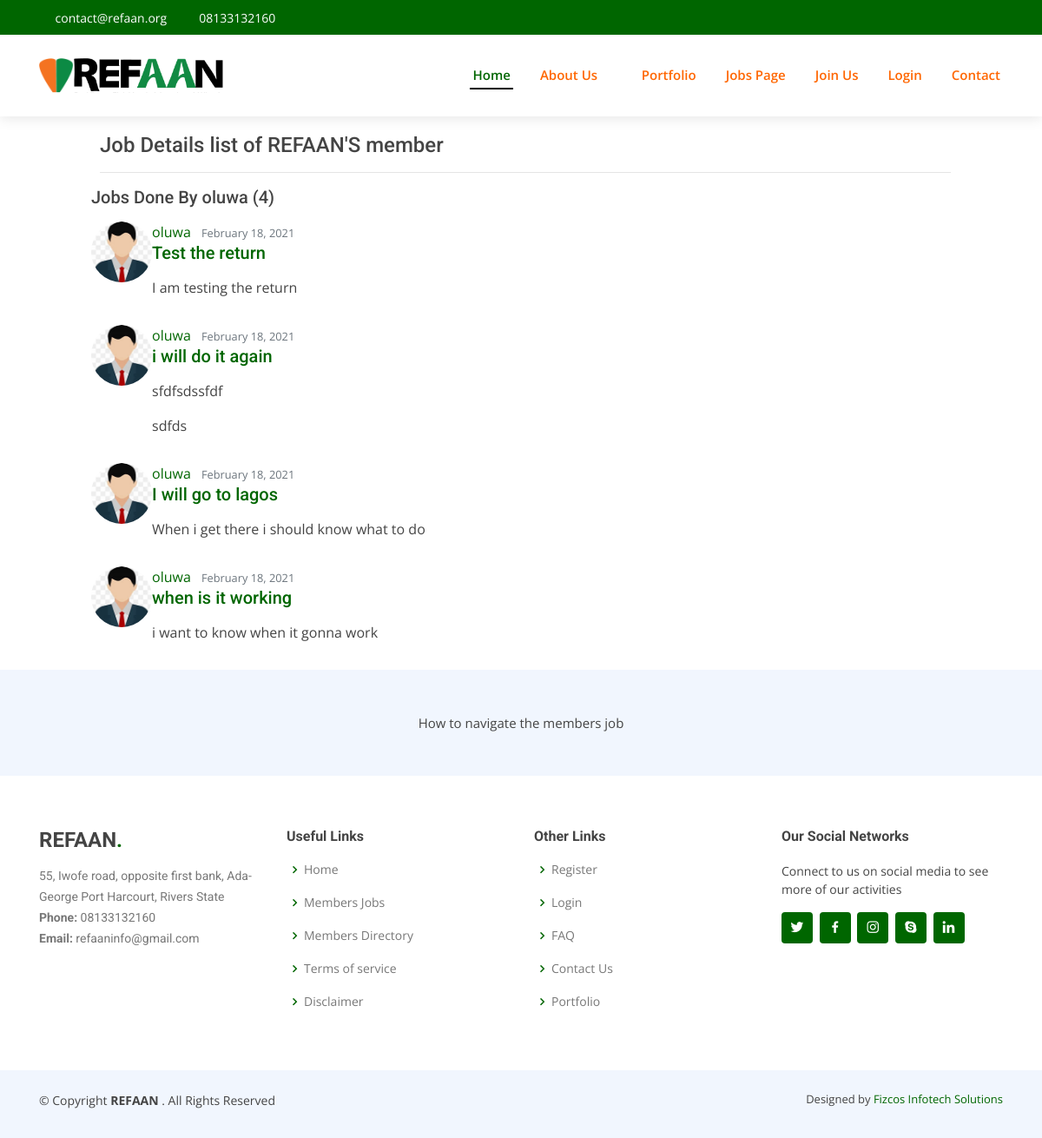
The app's page /jobs/user/oluwa with its own data.
### jobs/models.py (models this page shows, shortened)
class Post(models.Model):
    title = models.CharField(max_length=100)
    content = RichTextUploadingField()
    date_posted = models.DateTimeField(default=timezone.now)
    author = models.ForeignKey(User, on_delete=models.CASCADE) #One to many relationship
    slug = models.SlugField(null=True, unique=True)

### users/models.py (models this page shows, shortened)
class Profile(models.Model):
    user = models.OneToOneField(User, on_delete=models.CASCADE)
    image = models.ImageField(default='default.jpg', upload_to='profile_pics')
    phone = models.IntegerField(null=False, blank=False, default=00000000000)
    bio = models.TextField(max_length=5000, blank=True)
    country = models.CharField(max_length=40, choices=COUNTRY_CHOICES, default='select')
    TYPE_SELECT = (('female', 'Female'), ('male', 'Male'),)
    gender = models.CharField(max_length=11, choices=TYPE_SELECT, default='0')
    trade = MultiSelectField(choices=trade_list, default='mansory')

### jobs/views.py (the view)
# urls.py: path('user/<str:username>', UserPostListView.as_view(), name='user-posts'),
class UserPostListView(ListView):
    model = Post
    template_name = 'jobs/user_posts.html'
    context_object_name = 'posts'
    paginate_by = 5
    def get_queryset(self):
        user = get_object_or_404(User, username=self.kwargs.get('username'))
        return Post.objects.filter(author=user).order_by('-date_posted')

### jobs/templates/jobs/user_posts.html (shortened to what this page needs)
{% extends 'base.html' %}
{% load static %}
{% load crispy_forms_tags %}
{% block navbar %}
<nav class="nav-menu d-none d-lg-block">
      <ul>
          {% if user.is_authenticated %}
          <li><i class="fa fa-fw fa-user"></i> Hello! {{ user.username}}</li>
          <li><a href="{% url 'profile' %}">Dashboard</a></li>
          <li><a href="{% url 'post-create' %}">Create Job Post</a></li>
          <li><a href="{% url 'jobs-home' %}">Members Job</a></li>
           <li><a href="{% url 'member-list' %}">Members Directory</a></li>
          <li><a href="{% url 'logout' %}">Logout</a></li>
            </ul>
          {% else %}
          <li class="active"><a href="{% url 'home' %}">Home</a></li>
        <li class="drop-down"><a href="">About Us</a>
              </li>
          </ul>
          <li><a href="#portfolio">Portfolio</a></li>
          <li><a href="{% url 'jobs-home' %}">Jobs Page</a></li>
          <li><a href="{% url 'register' %}">Join Us</a></li>
         <li><a href="{% url 'login' %}">Login</a></li>
          <li><a href="#contact">Contact</a></li>
          {% endif %}
      </nav>
{% endblock navbar%}
{% block services %}
    <div class="container d-flex pt-4  bd-highlight ">
    <div class="container d-flex pt-4 bd-highlight ">
    <div class="container d-flex pt-4 bd-highlight ">
    <div class="container d-flex pt-4 bd-highlight  ">
      <div class="container">
          <div style="padding:auto; padding:auto;">
           <div style="padding-left:10px;"> <h4>Job Details list  of REFAAN'S member </h4>
           <hr>
           </div>
          <h5 class="mb-3">Jobs Done By {{ view.kwargs.username }} ({{ page_obj.paginator.count }})</h5>
        {% for post in posts %}
          <article class="media content-section" style="padding-bottom:15px;">
            <img class="rounded-circle article-img"  href="#" src="{{ post.author.profile.image.url }}" style="width:70px; height:auto;">
            <div class="media-body">
              <div class="article metadata">
                <a class="mr-2" href="{% url 'user-posts' post.author.username %}">{{ post.author }}</a>
                <small class="text-muted">{{ post.date_posted|date:"F d, Y" }}</small>
              </div>
              <div>
                 <h5><a class="article-title" href="{% url 'post-detail' post.slug %}" >{{ post.title }}{{post.category}}</a></h5>
              <p class="article-content">{{ post.content|safe }}</p>
            </div>
            </div>
          </article>
           {% endfor %}
          </div>
    </div>
    </div>
    </div>
    </div>
    </div>
{% endblock services%}
{% block footer %}
How to navigate the members job
{% endblock footer%}

### static/assets/css/style.css (style rules this page uses)
body { font-family: "Open Sans", sans-serif; color: #444444; }
a { color: #006600; }
h1, h2, h3, h4, h5, h6 { font-family: "Roboto", sans-serif; }
.nav-menu ul { margin: 0; padding: 0; list-style: none; }
.nav-menu > ul { display: flex; }
.nav-menu > ul > li { position: relative; white-space: nowrap; padding: 10px 0 10px 28px; }
.nav-menu a { display: block; position: relative; color: #ff6600; transition: 0.3s; font-size: 15px; font-weight: 600; padding: 0 3px; font-family: "Open Sans", sans-serif; }
.nav-menu > ul > li > a:before { content: ""; position: absolute; width: 100%; height: 2px; bottom: -5px; left: 0; background-color: #000; visibility: hidden; width: 0px; transition: all 0.3s ease-in-out 0s; }
.nav-menu a:hover:before, .nav-menu li:hover > a:before, .nav-menu .active > a:before { visibility: visible; width: 100%; }
.nav-menu a:hover, .nav-menu .active > a, .nav-menu li:hover > a { color: #006600; }
.nav-menu .drop-down > a:after { content: "\ea99"; font-family: IcoFont; padding-left: 5px; }
.mobile-nav { position: fixed; top: 55px; right: 15px; bottom: 15px; left: 15px; z-index: 9999; overflow-y: auto; background: #fff; transition: ease-in-out 0.2s; opacity: 0; visibility: hidden; border-radius: 10px; padding: 10px 0; }
.mobile-nav * { margin: 0; padding: 0; list-style: none; }
.mobile-nav a { display: block; position: relative; color: #222222; padding: 10px 20px; font-weight: 500; outline: none; }
.mobile-nav a:hover, .mobile-nav .active > a, .mobile-nav li:hover > a { color: #ff6600; text-decoration: none; }
.mobile-nav .drop-down > a:after { content: "\ea99"; font-family: IcoFont; padding-left: 10px; position: absolute; right: 15px; }
.mobile-nav .drop-down > a { padding-right: 35px; }

### records on screen
Post: author.profile.image (placeholder picture), author "oluwa", date_posted "February 18, 2021", title "Test the return", content "I am testing the return"
Post: author.profile.image (placeholder picture), author "oluwa", date_posted "February 18, 2021", title "i will do it again", content "sfdfsdssfdf sdfds"
Post: author.profile.image (placeholder picture), author "oluwa", date_posted "February 18, 2021", title "I will go to lagos", content "When i get there i should know what to do"
Post: author.profile.image (placeholder picture), author "oluwa", date_posted "February 18, 2021", title "when is it working", content "i want to know when it gonna work"

### other values on screen
{{ view.kwargs.username }} "oluwa"
{{ page_obj.paginator.count }} "4"
